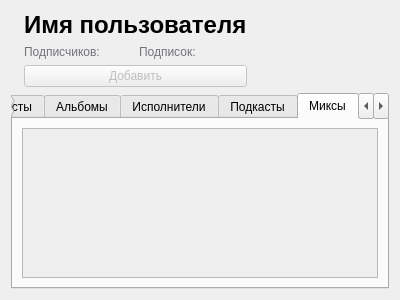
<?xml version="1.0" encoding="UTF-8"?>
<ui version="4.0">
 <class>UserPage</class>
 <widget class="QWidget" name="UserPage">
  <property name="geometry">
   <rect>
    <x>0</x>
    <y>0</y>
    <width>400</width>
    <height>300</height>
   </rect>
  </property>
  <property name="windowTitle">
   <string>Form</string>
  </property>
  <layout class="QGridLayout" name="gridLayout_2">
   <item row="0" column="1" colspan="2">
    <widget class="QLabel" name="nameLabel">
     <property name="font">
      <font>
       <pointsize>18</pointsize>
       <weight>75</weight>
       <bold>true</bold>
      </font>
     </property>
     <property name="text">
      <string>Имя пользователя</string>
     </property>
    </widget>
   </item>
   <item row="1" column="1">
    <widget class="QLabel" name="followersLabel">
     <property name="styleSheet">
      <string notr="true">color: rgb(114, 114, 125);</string>
     </property>
     <property name="text">
      <string>Подписчиков: </string>
     </property>
    </widget>
   </item>
   <item row="2" column="1" colspan="2">
    <widget class="QPushButton" name="followButton">
     <property name="enabled">
      <bool>false</bool>
     </property>
     <property name="text">
      <string>Добавить</string>
     </property>
     <property name="flat">
      <bool>false</bool>
     </property>
    </widget>
   </item>
   <item row="1" column="2">
    <widget class="QLabel" name="followingLabel">
     <property name="styleSheet">
      <string notr="true">color: rgb(114, 114, 125);</string>
     </property>
     <property name="text">
      <string>Подписок: </string>
     </property>
    </widget>
   </item>
   <item row="3" column="1" colspan="2">
    <spacer name="verticalSpacer">
     <property name="orientation">
      <enum>Qt::Vertical</enum>
     </property>
     <property name="sizeHint" stdset="0">
      <size>
       <width>20</width>
       <height>40</height>
      </size>
     </property>
    </spacer>
   </item>
   <item row="0" column="0" rowspan="4">
    <widget class="QLabel" name="pictureLabel">
     <property name="text">
      <string/>
     </property>
    </widget>
   </item>
   <item row="0" column="3" rowspan="4">
    <spacer name="horizontalSpacer">
     <property name="orientation">
      <enum>Qt::Horizontal</enum>
     </property>
     <property name="sizeHint" stdset="0">
      <size>
       <width>40</width>
       <height>20</height>
      </size>
     </property>
    </spacer>
   </item>
   <item row="4" column="0" colspan="4">
    <widget class="QTabWidget" name="infoTabsWidget">
     <property name="currentIndex">
      <number>6</number>
     </property>
     <widget class="QWidget" name="overviewTab">
      <attribute name="title">
       <string>Обзор</string>
      </attribute>
      <layout class="QVBoxLayout" name="verticalLayout">
       <item>
        <widget class="QScrollArea" name="overviewScrollArea">
         <property name="widgetResizable">
          <bool>true</bool>
         </property>
         <widget class="QWidget" name="overviewScrollContents">
          <property name="geometry">
           <rect>
            <x>0</x>
            <y>0</y>
            <width>372</width>
            <height>146</height>
           </rect>
          </property>
         </widget>
        </widget>
       </item>
      </layout>
     </widget>
     <widget class="QWidget" name="tracksTab">
      <attribute name="title">
       <string>Любимые треки</string>
      </attribute>
      <layout class="QVBoxLayout" name="verticalLayout_2">
       <item>
        <widget class="QTableView" name="tracksTableView"/>
       </item>
      </layout>
     </widget>
     <widget class="QWidget" name="playlistsTab">
      <attribute name="title">
       <string>Плейлисты</string>
      </attribute>
      <layout class="QVBoxLayout" name="verticalLayout_3">
       <item>
        <widget class="QScrollArea" name="playlistsScrollArea">
         <property name="widgetResizable">
          <bool>true</bool>
         </property>
         <widget class="QWidget" name="playlistsScrollContents">
          <property name="geometry">
           <rect>
            <x>0</x>
            <y>0</y>
            <width>372</width>
            <height>146</height>
           </rect>
          </property>
         </widget>
        </widget>
       </item>
      </layout>
     </widget>
     <widget class="QWidget" name="albumsTab">
      <attribute name="title">
       <string>Альбомы</string>
      </attribute>
      <layout class="QVBoxLayout" name="verticalLayout_4">
       <item>
        <widget class="QScrollArea" name="albumsScrollArea">
         <property name="widgetResizable">
          <bool>true</bool>
         </property>
         <widget class="QWidget" name="albumsScrollContents">
          <property name="geometry">
           <rect>
            <x>0</x>
            <y>0</y>
            <width>372</width>
            <height>146</height>
           </rect>
          </property>
         </widget>
        </widget>
       </item>
      </layout>
     </widget>
     <widget class="QWidget" name="artistsTab">
      <attribute name="title">
       <string>Исполнители</string>
      </attribute>
      <layout class="QVBoxLayout" name="verticalLayout_5">
       <item>
        <widget class="QScrollArea" name="artistsScrollArea">
         <property name="widgetResizable">
          <bool>true</bool>
         </property>
         <widget class="QWidget" name="artitsScrollContents">
          <property name="geometry">
           <rect>
            <x>0</x>
            <y>0</y>
            <width>372</width>
            <height>146</height>
           </rect>
          </property>
         </widget>
        </widget>
       </item>
      </layout>
     </widget>
     <widget class="QWidget" name="podcastsTab">
      <attribute name="title">
       <string>Подкасты</string>
      </attribute>
      <layout class="QVBoxLayout" name="verticalLayout_6">
       <item>
        <widget class="QScrollArea" name="podcastsScrollArea">
         <property name="widgetResizable">
          <bool>true</bool>
         </property>
         <widget class="QWidget" name="podcastsScrollContents">
          <property name="geometry">
           <rect>
            <x>0</x>
            <y>0</y>
            <width>372</width>
            <height>146</height>
           </rect>
          </property>
         </widget>
        </widget>
       </item>
      </layout>
     </widget>
     <widget class="QWidget" name="radiosTab">
      <attribute name="title">
       <string>Миксы</string>
      </attribute>
      <layout class="QVBoxLayout" name="verticalLayout_7">
       <item>
        <widget class="QScrollArea" name="radiosScrollArea">
         <property name="widgetResizable">
          <bool>true</bool>
         </property>
         <widget class="QWidget" name="radiosScrollContents">
          <property name="geometry">
           <rect>
            <x>0</x>
            <y>0</y>
            <width>372</width>
            <height>146</height>
           </rect>
          </property>
         </widget>
        </widget>
       </item>
      </layout>
     </widget>
     <widget class="QWidget" name="followingTab">
      <attribute name="title">
       <string>Подписки</string>
      </attribute>
      <layout class="QVBoxLayout" name="verticalLayout_8">
       <item>
        <widget class="QScrollArea" name="followingScrollArea">
         <property name="widgetResizable">
          <bool>true</bool>
         </property>
         <widget class="QWidget" name="followingScrollContents">
          <property name="geometry">
           <rect>
            <x>0</x>
            <y>0</y>
            <width>372</width>
            <height>146</height>
           </rect>
          </property>
         </widget>
        </widget>
       </item>
      </layout>
     </widget>
     <widget class="QWidget" name="followersTab">
      <attribute name="title">
       <string>Подписчики</string>
      </attribute>
      <layout class="QVBoxLayout" name="verticalLayout_9">
       <item>
        <widget class="QScrollArea" name="followersScrollArea">
         <property name="widgetResizable">
          <bool>true</bool>
         </property>
         <widget class="QWidget" name="followersScrollContents">
          <property name="geometry">
           <rect>
            <x>0</x>
            <y>0</y>
            <width>372</width>
            <height>146</height>
           </rect>
          </property>
         </widget>
        </widget>
       </item>
      </layout>
     </widget>
    </widget>
   </item>
  </layout>
 </widget>
 <resources/>
 <connections/>
</ui>
